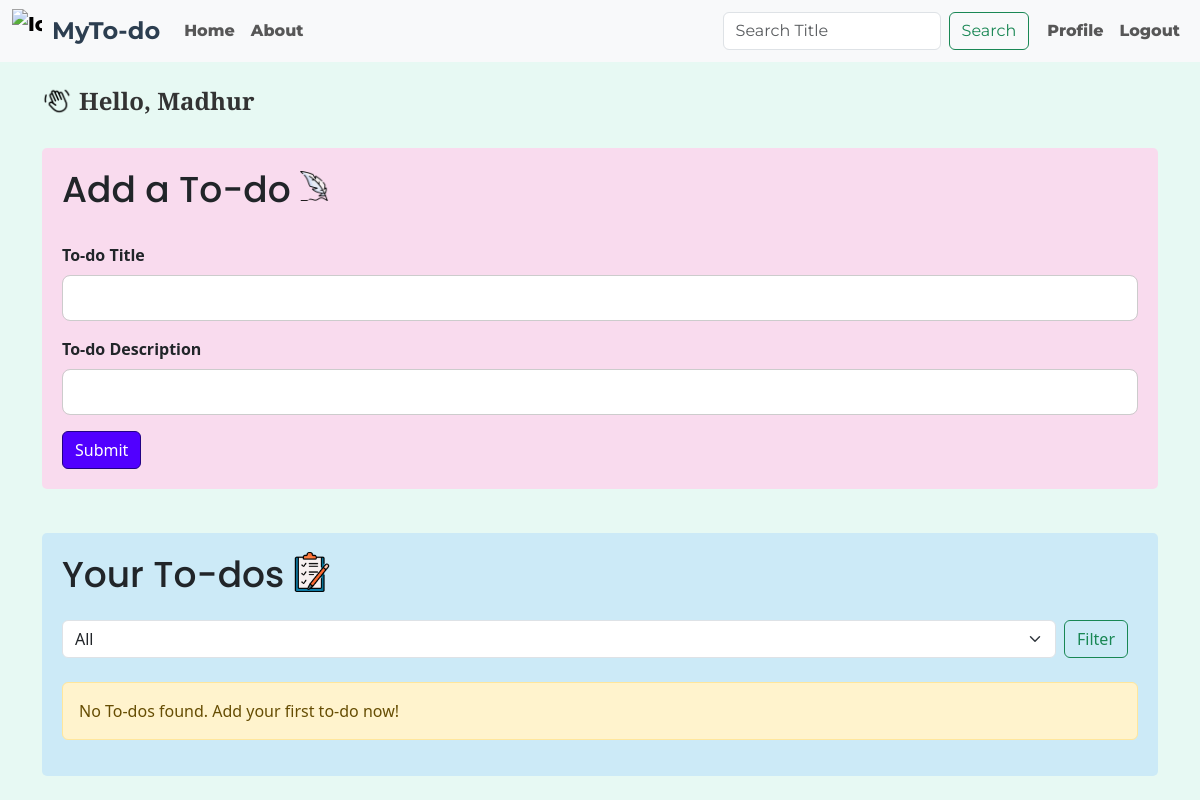
Before: /filter (signed in) with the older database file.
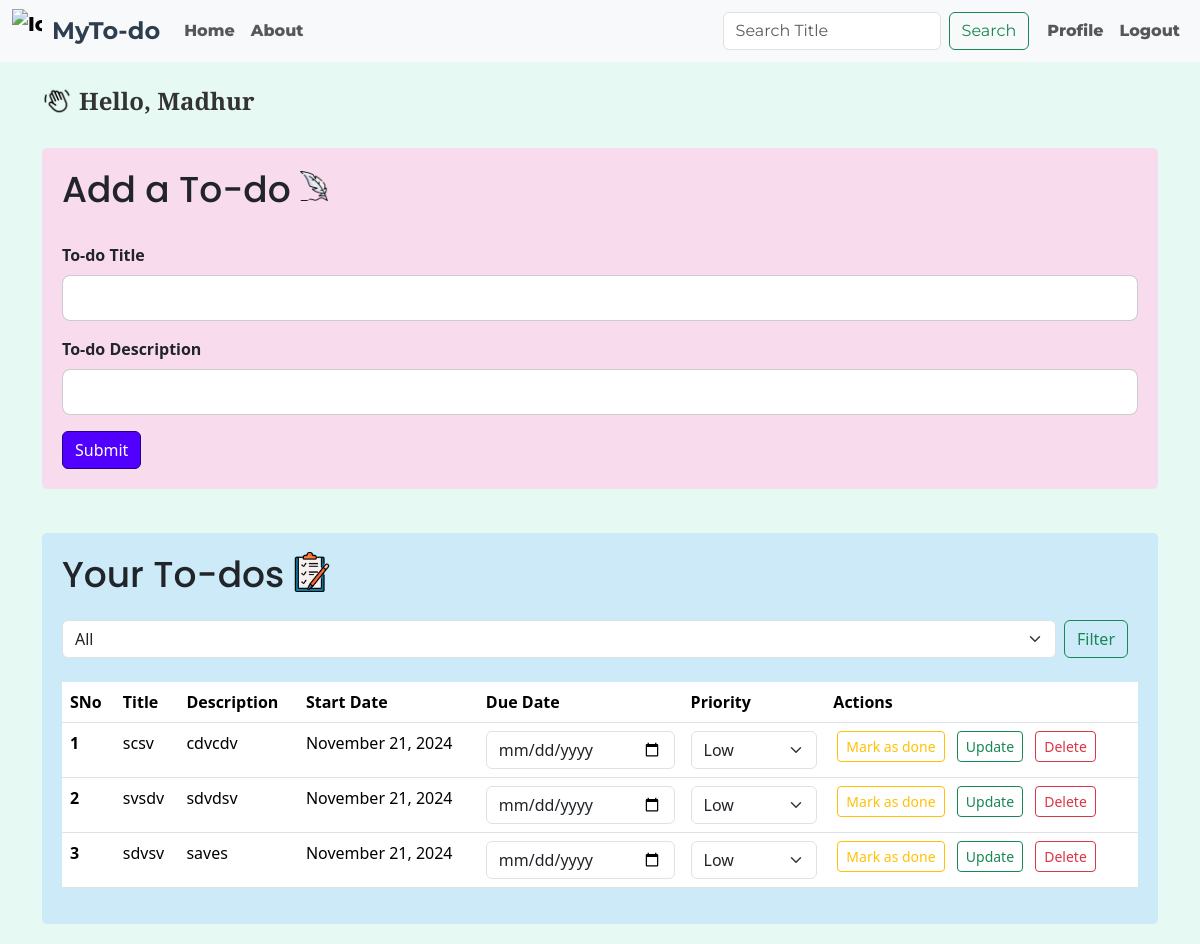
After: the same page with the newer database file.
### app.py (models this page shows, shortened)
class User(UserMixin, db.Model):
    id = db.Column(db.Integer, primary_key=True)
    username = db.Column(db.String(150), unique=True, nullable=False)
    email = db.Column(db.String(150), unique=True, nullable=False)
    password = db.Column(db.String(150), nullable=False)
    full_name = db.Column(db.String(150), nullable=True)
    phone = db.Column(db.String(20), nullable=True)
    birth_date = db.Column(db.Date, nullable=True)
    profile_img = db.Column(db.String(150), nullable=True)
    bio = db.Column(db.String(300), nullable=True)
    todos = db.relationship('Todo', backref='user', lazy=True, cascade="all, delete-orphan")
    created_at = db.Column(db.DateTime, nullable=False, default=datetime.utcnow)

class Todo(db.Model):
    sno = db.Column(db.Integer, primary_key=True)
    title = db.Column(db.String(200), nullable=False)
    desc = db.Column(db.String(500), nullable=False)
    date_created = db.Column(db.DateTime, default=datetime.utcnow)
    due_date = db.Column(db.DateTime, nullable=True)
    user_id = db.Column(db.Integer, db.ForeignKey('user.id'), nullable=False)
    is_done = db.Column(db.Boolean, default=False)
    priority = db.Column(db.String(10), nullable=False, default='Medium')
    def formatted_date(self):
        return self.date_created.strftime("%B %d, %Y")

### app.py (the view, shortened to what this page needs)
@app.route('/filter', methods=['GET'])
@login_required
def filter_todos():
    filter_option = request.args.get('filter', 'all')
    if filter_option == 'due_date':
        allTodo = Todo.query.filter_by(user_id=current_user.id).order_by(Todo.due_date.asc()).all()
    elif filter_option == 'done':
        allTodo = Todo.query.filter_by(user_id=current_user.id, is_done=True).all()
    elif filter_option == 'not_done':
        allTodo = Todo.query.filter_by(user_id=current_user.id, is_done=False).all()
    else:
        allTodo = Todo.query.filter_by(user_id=current_user.id).all()
    return render_template('index.html', allTodo=allTodo)

### app.py (called while the page is built)
@login_manager.user_loader
def load_user(user_id):
    return User.query.get(int(user_id))

### templates/index.html (shortened to what this page needs)
{% extends 'base.html' %}
{% block body %}
<div class="container my-3">
    {% if current_user.is_authenticated %}
    <div class="greeting d-flex align-items-center">
        <img src="{{ url_for('static', filename='images/hand.png') }}" alt="Icon" class="icon">
        <h4 class="greet ms-2">Hello, {{ current_user.username }}</h4>
    </div>
    {% endif %}
    <br>
    <div class="add-container">
        <div class="add d-flex align-items-center">
            <h2>Add a To-do</h2>
            <img src="{{ url_for('static', filename='images/add.png') }}" alt="Icon" class="icon ms-2">
        </div>
        <br>
        <form action="/" method="POST">
            <div class="mb-3">
                <strong><label for="title" class="form-label">To-do Title</label></strong>
                <input type="text" class="form-control todo-input" name="title" id="title" aria-describedby="titleHelp" required>
            </div>
            <div class="mb-3">
                <strong><label for="desc" class="form-label">To-do Description</label></strong>
                <input type="text" class="form-control todo-input" name="desc" id="desc">
            </div>
            <button type="submit" class="btn btn-primary">Submit</button>
        </form>
    </div>
</div>
<div class="container my-3">
    <br>
    <div class="your-container">
        <div class="d-flex align-items-center">
            <h2 class="your">Your To-dos</h2>
            <img src="{{ url_for('static', filename='images/task.png') }}" alt="Icon" class="icon ms-2">
        </div>
        <form id="filterForm" class="d-flex mt-3" action="/filter" method="GET">
            <select class="form-select me-2" name="filter" id="filter">
                <option value="all">All</option>
            </select>
            <button type="submit" class="btn btn-outline-success">Filter</button>
        </form>
        <br>
        {% if allTodo|length == 0 %}
        <div class="alert alert-warning" role="alert">
            No To-dos found. Add your first to-do now!
        </div>
        {% else %}
        <table class="table">
            <thead>
                <tr>
                    <th scope="col">SNo</th>
                    <th scope="col">Title</th>
                    <th scope="col">Description</th>
                    <th scope="col">Start Date</th>
                    <th scope="col">Due Date</th>
                    <th scope="col">Priority</th>
                    <th scope="col">Actions</th>
                </tr>
            </thead>
            <tbody>
                {% for todo in allTodo %}
                <tr>
                    <th scope="row">{{ loop.index }}</th>
                    <td>{{ todo.title }}</td>
                    <td>{{ todo.desc }}</td>
                    <td>{{ todo.formatted_date() }}</td>
                    <td>
                        <input type="date" class="form-control due-date-input" data-id="{{ todo.sno }}" value="{{ todo.due_date.strftime('%Y-%m-%d') if todo.due_date else '' }}">
                    </td>
                    <td>
                        <select class="form-select priority-select" data-id="{{ todo.sno }}">
                            <option value="low" {% if todo.priority == 'low' %}selected{% endif %}>Low</option>
                        </select>
                    </td>
                    <td>
                        <button class="btn {% if todo.is_done %}btn-warning{% else %}btn-outline-warning{% endif %} mark-done-btn btn-sm mx-1" data-id="{{ todo.sno }}">
                            {% if todo.is_done %}Done{% else %}Mark as done{% endif %}
                        </button>
                        <a href="/update/{{ todo.sno }}" class="btn btn-outline-success btn-sm mx-1">Update</a>
                        <a href="/delete/{{ todo.sno }}" class="btn btn-outline-danger btn-sm mx-1">Delete</a>
                    </td>
                </tr>
                {% endfor %}
            </tbody>
        </table>
        {% endif %}
    </div>
</div>
<link rel="stylesheet" href="{{ url_for('static', filename='css/index.css') }}">
{% endblock body %}

### templates/base.html (shortened to what this page needs)
<!doctype html>
<html lang="en">
<head>
    <link rel="stylesheet" href="{{ url_for('static', filename='css/style.css') }}">
        <link href="https://cdn.jsdelivr.net/npm/bootstrap@5.3.3/dist/css/bootstrap.min.css" rel="stylesheet"
>
</head>
<body>
    <nav class="navbar navbar-expand-lg bg-body-tertiary">
        <div class="container-fluid">
            <a class="navbar-brand" href="/">
                <img src="{{ url_for('static', filename='images/quill-pen.png') }}" alt="Icon" class="icon">
                <span class="text">MyTo-do</span>
            </a>
            <div class="collapse navbar-collapse" id="navbarSupportedContent">
                <ul class="navbar-nav me-auto mb-2 mb-lg-0">
                    <li class="nav-item">
                        <a class="nav-link" aria-current="page" href="/">Home</a>
                    </li>
                    <li class="nav-item">
                        <a class="nav-link" href="/about">About</a>
                    </li>
                </ul>
                {% if current_user.is_authenticated %}
            <form class="d-flex" action="{{ url_for('search') }}" method="GET">
                <input class="form-control me-2" type="search" placeholder="Search Title" aria-label="Search"
                    name="search_query">
                <button class="btn btn-outline-success" type="submit">Search</button>
            </form>
            <ul class="navbar-nav">
                <li class="nav-item">
                    <a class="nav-link" href="{{ url_for('profile') }}">Profile</a>
                </li>
                <li class="nav-item">
                    <a class="nav-link logout" href="{{ url_for('logout') }}">Logout</a>
                </li>
            </ul>
            {% endif %}
            </div>
        </div>
    </nav>
    {% block body %}
    {% endblock body %}
</body>
</html>

### static/css/style.css (style rules this page uses)
.navbar { font-family: 'Montserrat', sans-serif; font-weight: 800; }
.navbar-brand { display: flex; align-items: center; color: #333; text-decoration: none; font-family: 'Montserrat', sans-serif; }
.navbar-brand .icon { margin-right: 10px; width: 30px; height: auto; }
.navbar-brand .text { font-size: 1.5rem; font-weight: bold; color: #2c3e50; transition: color 0.3s; }
.nav-link { color: #2c3e50; transition: background-color 0.3s, color 0.3s; }
.d-flex { margin-right: 10px; }

### static/css/index.css (style rules this page uses)
h2 { font-family: Poppins; font-size: 36px; text-align: left; }
.greeting { display: flex; align-items: center; }
.greeting .icon { width: 30px; height: auto; margin-right: -1px; margin-top: 1px; }
.greet { font-family: "Merriweather", serif; font-size: 30px; font-weight: 700; font-size: 1.5rem; color: #333; margin-top: 9px; }
.add { display: flex; align-items: center; }
.add .icon { width: 30px; height: auto; margin-left: 8px; margin-top: -14px; }
.icon { width: 40px; height: auto; margin-top: -14px; }
.todo-input { border: 1px solid #ccc; border-radius: 8px; padding: 10px; width: 100%; transition: border-color 0.3s ease; }
.btn-primary { background-color: #5100ff; border-color: #220283; color: #fff; transition: background-color 0.3s ease, border-color 0.3s ease, color 0.3s ease; }
.add-container { background-color: rgb(249, 219, 238); border-radius: 5px; padding: 20px; margin-bottom: 20px; }
.your-container { background-color: rgb(204, 234, 247); border-radius: 5px; padding: 20px; margin-bottom: 20px; }
body { background-color: rgb(231, 249, 243); }
.container { opacity: 0; transform: translateY(-20px); animation: slideDown 1s forwards; }

Changed rows visible on the page:
added Todo: title "scsv", desc "cdvcdv", formatted_date "November 21, 2024", sno "Low", is_done "Mark as done"
added Todo: title "svsdv", desc "sdvdsv", formatted_date "November 21, 2024", sno "Low", is_done "Mark as done"
added Todo: title "sdvsv", desc "saves", formatted_date "November 21, 2024", sno "Low", is_done "Mark as done"
Other visible differences:
text no longer shown: "No To-dos found. Add your first to-do now!"
text now shown: "SNo Title Description Start Date Due Date Priority Actions"
